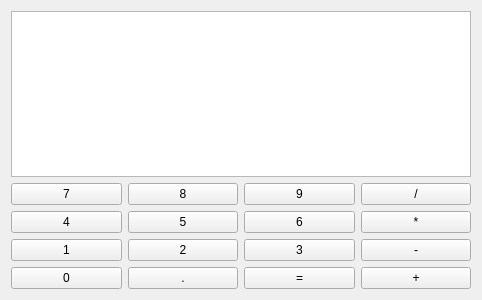
<?xml version="1.0" encoding="UTF-8"?>
<ui version="4.0">
 <class>Widget</class>
 <widget class="QWidget" name="Widget">
  <property name="geometry">
   <rect>
    <x>0</x>
    <y>0</y>
    <width>482</width>
    <height>300</height>
   </rect>
  </property>
  <property name="windowTitle">
   <string>Widget</string>
  </property>
  <layout class="QVBoxLayout" name="verticalLayout">
   <item>
    <widget class="QTextBrowser" name="textBrowser"/>
   </item>
   <item>
    <layout class="QHBoxLayout" name="horizontalLayout">
     <item>
      <widget class="QPushButton" name="button_7">
       <property name="text">
        <string>7</string>
       </property>
      </widget>
     </item>
     <item>
      <widget class="QPushButton" name="button_8">
       <property name="text">
        <string>8</string>
       </property>
      </widget>
     </item>
     <item>
      <widget class="QPushButton" name="button_9">
       <property name="text">
        <string>9</string>
       </property>
      </widget>
     </item>
     <item>
      <widget class="QPushButton" name="button_divide">
       <property name="text">
        <string>/</string>
       </property>
      </widget>
     </item>
    </layout>
   </item>
   <item>
    <layout class="QHBoxLayout" name="horizontalLayout_2">
     <item>
      <widget class="QPushButton" name="button_4">
       <property name="text">
        <string>4</string>
       </property>
      </widget>
     </item>
     <item>
      <widget class="QPushButton" name="button_5">
       <property name="text">
        <string>5</string>
       </property>
      </widget>
     </item>
     <item>
      <widget class="QPushButton" name="button_6">
       <property name="text">
        <string>6</string>
       </property>
      </widget>
     </item>
     <item>
      <widget class="QPushButton" name="button_multiply">
       <property name="text">
        <string>*</string>
       </property>
      </widget>
     </item>
    </layout>
   </item>
   <item>
    <layout class="QHBoxLayout" name="horizontalLayout_3">
     <item>
      <widget class="QPushButton" name="button_1">
       <property name="text">
        <string>1</string>
       </property>
      </widget>
     </item>
     <item>
      <widget class="QPushButton" name="button_2">
       <property name="text">
        <string>2</string>
       </property>
      </widget>
     </item>
     <item>
      <widget class="QPushButton" name="button_3">
       <property name="text">
        <string>3</string>
       </property>
      </widget>
     </item>
     <item>
      <widget class="QPushButton" name="button_subtract">
       <property name="text">
        <string>-</string>
       </property>
      </widget>
     </item>
    </layout>
   </item>
   <item>
    <layout class="QHBoxLayout" name="horizontalLayout_4">
     <item>
      <widget class="QPushButton" name="button_0">
       <property name="text">
        <string>0</string>
       </property>
      </widget>
     </item>
     <item>
      <widget class="QPushButton" name="button_point">
       <property name="text">
        <string>.</string>
       </property>
      </widget>
     </item>
     <item>
      <widget class="QPushButton" name="button_result">
       <property name="text">
        <string>=</string>
       </property>
      </widget>
     </item>
     <item>
      <widget class="QPushButton" name="button_add">
       <property name="text">
        <string>+</string>
       </property>
      </widget>
     </item>
    </layout>
   </item>
  </layout>
 </widget>
 <layoutdefault spacing="6" margin="11"/>
 <resources/>
 <connections/>
</ui>
